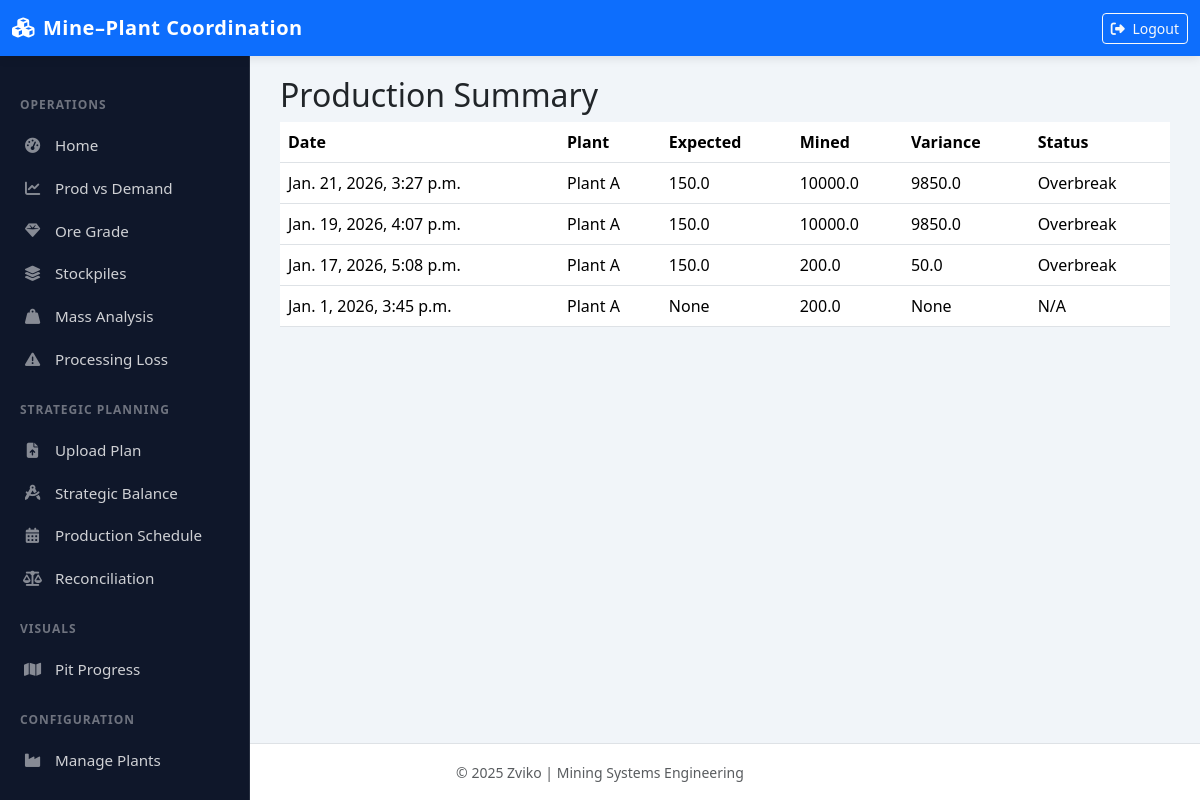
The app's page /production_summary/, older data.
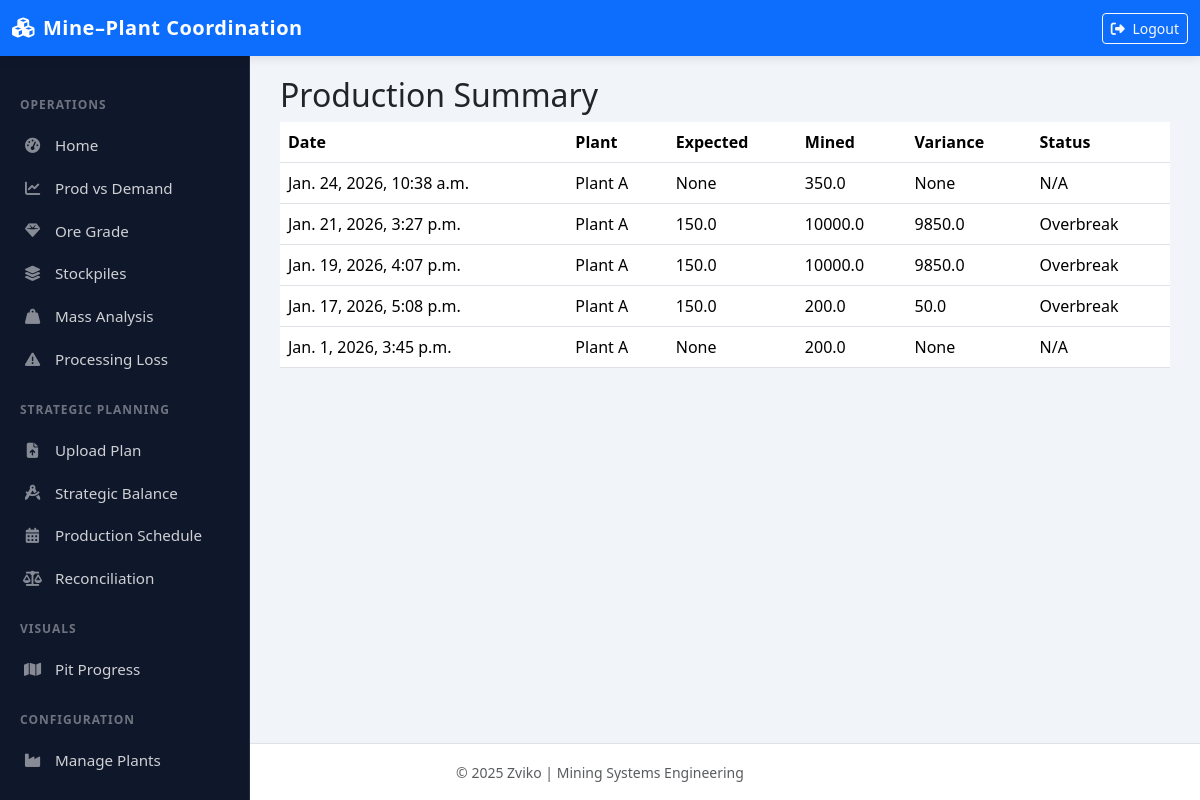
The same page, newer data.
### dashboard/models.py (models this page shows, shortened)
class ProductionRecord(models.Model):
    mine_phase = models.ForeignKey('MinePhase', on_delete=models.CASCADE, related_name='production_records')
    plant = models.ForeignKey('Plant', on_delete=models.CASCADE, related_name='productions', null=True, blank=True)
    timestamp = models.DateTimeField()
    tonnage = models.FloatField()
    expected_tonnage = models.FloatField(null=True, blank=True, help_text="Planned tonnage for this batch")
    material_type = models.CharField(
        max_length=20,
        choices=[('ore', 'Ore'), ('waste', 'Waste')],
        default='ore'
    )
    variance = models.FloatField(null=True, blank=True)
    status = models.CharField(max_length=20, blank=True)
    source = models.CharField(max_length=100, blank=True)
    grade = models.FloatField(null=True, blank=True, help_text="Grade in g/t")
    recovery = models.FloatField(null=True, blank=True, help_text="Recovery fraction (0.9 = 90%)")
    gold_price = models.FloatField(null=True, blank=True, help_text="Gold price per kg (USD)")
    class Meta:
        ordering = ['-timestamp']

class Plant(models.Model):
    name = models.CharField(max_length=100, unique=True)
    location = models.CharField(max_length=200, blank=True)
    capacity_tph = models.FloatField(
        null=True, blank=True,
        help_text="Plant throughput capacity (tons per hour)"
    )
    default_grade = models.FloatField(null=True, blank=True, help_text="Default feed grade in g/t")
    default_recovery = models.FloatField(null=True, blank=True, help_text="Default gold recovery fraction (e.g. 0.92 = 92%)")
    default_gold_price = models.FloatField(null=True, blank=True, help_text="Default gold price per kg (USD)")
    class Meta:
        verbose_name = "Processing Plant"
        verbose_name_plural = "Processing Plants"
        ordering = ['name']
    def __str__(self):
        return self.name

### dashboard/views.py (the view)
# urls.py: path('production_summary/', views.production_summary, name='production_summary'),
def production_summary(request):
    records = ProductionRecord.objects.order_by('-timestamp')[:20]
    return render(request, 'dashboard/production_summary.html', {'records': records})

### dashboard/templates/dashboard/production_summary.html
{% extends "dashboard/base.html" %}
{% block content %}
<h2>Production Summary</h2>
<table class="table">
    <thead>
        <tr>
            <th>Date</th>
            <th>Plant</th>
            <th>Expected</th>
            <th>Mined</th>
            <th>Variance</th>
            <th>Status</th>
        </tr>
    </thead>
    <tbody>
        {% for record in records %}
        <tr>
            <td>{{ record.timestamp }}</td>
            <td>{{ record.plant }}</td>
            <td>{{ record.expected_tonnage }}</td>
            <td>{{ record.tonnage }}</td>
            <td>{{ record.variance }}</td>
            <td>{{ record.status }}</td>
        </tr>
        {% endfor %}
    </tbody>
</table>
{% endblock %}

Row changes from the older to the newer data that the page shows:
added ProductionRecord: timestamp "Jan. 24, 2026, 10:38 a.m.", plant "Plant A", expected_tonnage "None", tonnage "350.0", variance "None", status "N/A"
